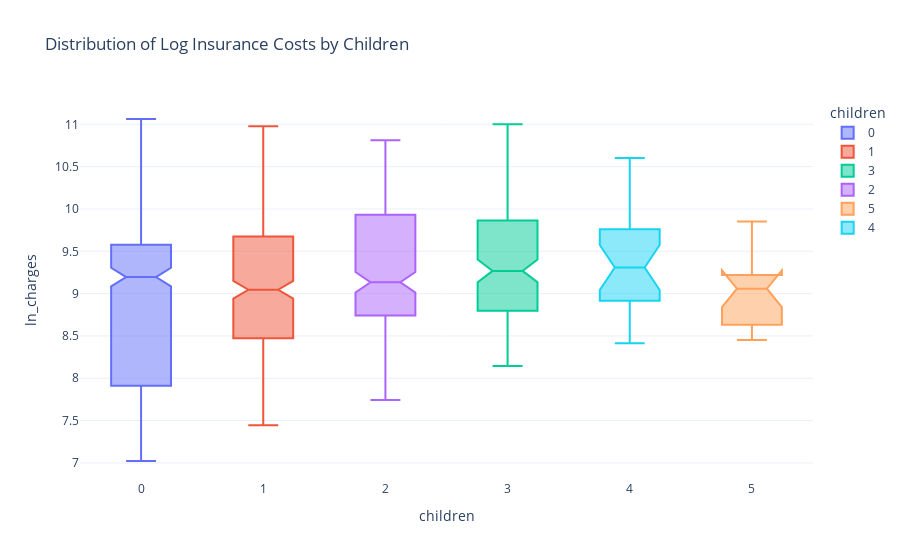

Source (notebook cell):
### Code cell
from plotly.offline import plot, iplot, init_notebook_mode
import plotly.express as px

init_notebook_mode(connected=True)
px.defaults.template = "plotly_white"
plot_df=data1.copy()
fig = px.box(data, x="children", y="ln_charges", color="children", 
             notched=True, points="outliers", height=600,
             title="Distribution of Log Insurance Costs by Children")

fig.show()

### Figure 1 — Plotly figure (JSON) as saved in the notebook; plotly's stock layout.template omitted (floating-point values rounded to 4 significant figures; data arrays with more than 128 entries replaced by an {"elided": "..."} marker saying what was removed)
{"data": [{"alignmentgroup": "True", "boxpoints": "outliers", "hovertemplate": "children=%{x}<br>ln_charges=%{y}<extra></extra>", "legendgroup": "0", "marker": {"color": "#636efa"}, "name": "0", "notched": true, "offsetgroup": "0", "orientation": "v", "showlegend": true, "type": "box", "x": {"elided": "574 int values"}, "x0": " ", "xaxis": "x", "y": {"elided": "574 float values"}, "y0": " ", "yaxis": "y"}, {"alignmentgroup": "True", "boxpoints": "outliers", "hovertemplate": "children=%{x}<br>ln_charges=%{y}<extra></extra>", "legendgroup": "1", "marker": {"color": "#EF553B"}, "name": "1", "notched": true, "offsetgroup": "1", "orientation": "v", "showlegend": true, "type": "box", "x": {"elided": "324 int values"}, "x0": " ", "xaxis": "x", "y": {"elided": "324 float values"}, "y0": " ", "yaxis": "y"}, {"alignmentgroup": "True", "boxpoints": "outliers", "hovertemplate": "children=%{x}<br>ln_charges=%{y}<extra></extra>", "legendgroup": "3", "marker": {"color": "#00cc96"}, "name": "3", "notched": true, "offsetgroup": "3", "orientation": "v", "showlegend": true, "type": "box", "x": {"elided": "157 int values"}, "x0": " ", "xaxis": "x", "y": {"elided": "157 float values"}, "y0": " ", "yaxis": "y"}, {"alignmentgroup": "True", "boxpoints": "outliers", "hovertemplate": "children=%{x}<br>ln_charges=%{y}<extra></extra>", "legendgroup": "2", "marker": {"color": "#ab63fa"}, "name": "2", "notched": true, "offsetgroup": "2", "orientation": "v", "showlegend": true, "type": "box", "x": {"elided": "240 int values"}, "x0": " ", "xaxis": "x", "y": {"elided": "240 float values"}, "y0": " ", "yaxis": "y"}, {"alignmentgroup": "True", "boxpoints": "outliers", "hovertemplate": "children=%{x}<br>ln_charges=%{y}<extra></extra>", "legendgroup": "5", "marker": {"color": "#FFA15A"}, "name": "5", "notched": true, "offsetgroup": "5", "orientation": "v", "showlegend": true, "type": "box", "x": [5, 5, 5, 5, 5, 5, 5, 5, 5, 5, 5, 5, 5, 5, 5, 5, 5, 5], "x0": " ", "xaxis": "x", "y": [8.453, 8.825, 8.483, 8.533, 9.189, 9.441, 9.355, 8.805, 8.803, 9.22, 9.101, 9.059, 8.5, 9.853, 9.129, 9.057, 8.633, 9.58], "y0": " ", "yaxis": "y"}, {"alignmentgroup": "True", "boxpoints": "outliers", "hovertemplate": "children=%{x}<br>ln_charges=%{y}<extra></extra>", "legendgroup": "4", "marker": {"color": "#19d3f3"}, "name": "4", "notched": true, "offsetgroup": "4", "orientation": "v", "showlegend": true, "type": "box", "x": [4, 4, 4, 4, 4, 4, 4, 4, 4, 4, 4, 4, 4, 4, 4, 4, 4, 4, 4, 4, 4, 4, 4, 4, 4], "x0": " ", "xaxis": "x", "y": [8.413, 9.309, 9.25, 9.007, 9.352, 10.11, 9.304, 9.281, 8.924, 9.795, 10.6, 9.469, 9.575, 9.748, 8.492, 8.888, 10.51, 8.65, 9.332, 8.425, 9.307, 8.709, 9.67, 9.975, 9.878], "y0": " ", "yaxis": "y"}], "layout": {"autosize": true, "boxmode": "overlay", "legend": {"title": {"text": "children"}, "tracegroupgap": 0}, "title": {"text": "Distribution of Log Insurance Costs by Children"}, "xaxis": {"anchor": "y", "autorange": true, "categoryarray": [0, 1, 3, 2, 5, 4], "categoryorder": "array", "domain": [0, 1], "range": [-0.5, 5.5], "title": {"text": "children"}, "type": "linear"}, "yaxis": {"anchor": "x", "autorange": true, "domain": [0, 1], "range": [6.798, 11.29], "title": {"text": "ln_charges"}, "type": "linear"}}}
